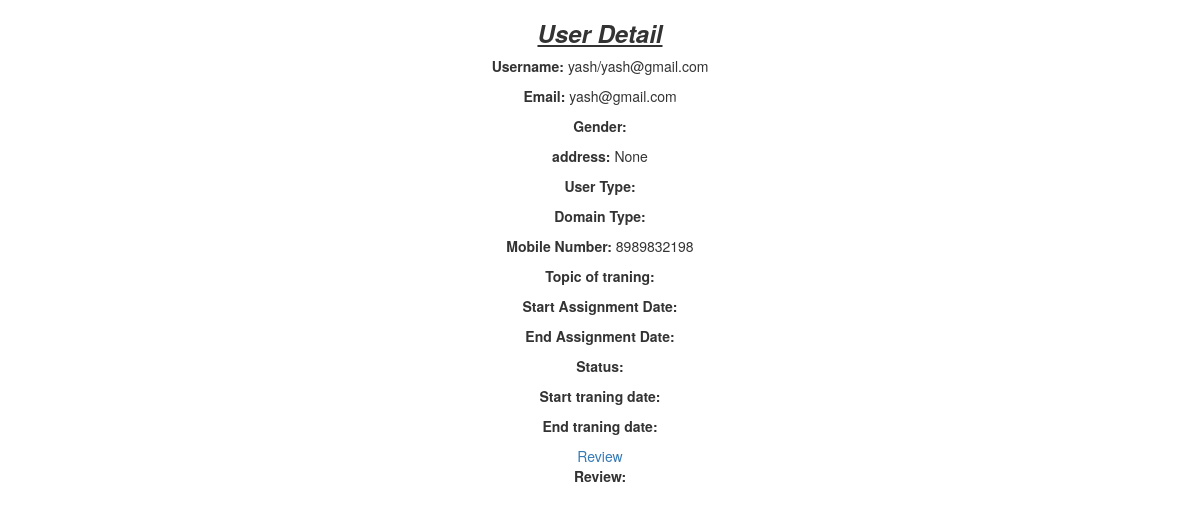
Before: /detail/2/ with the older database file.
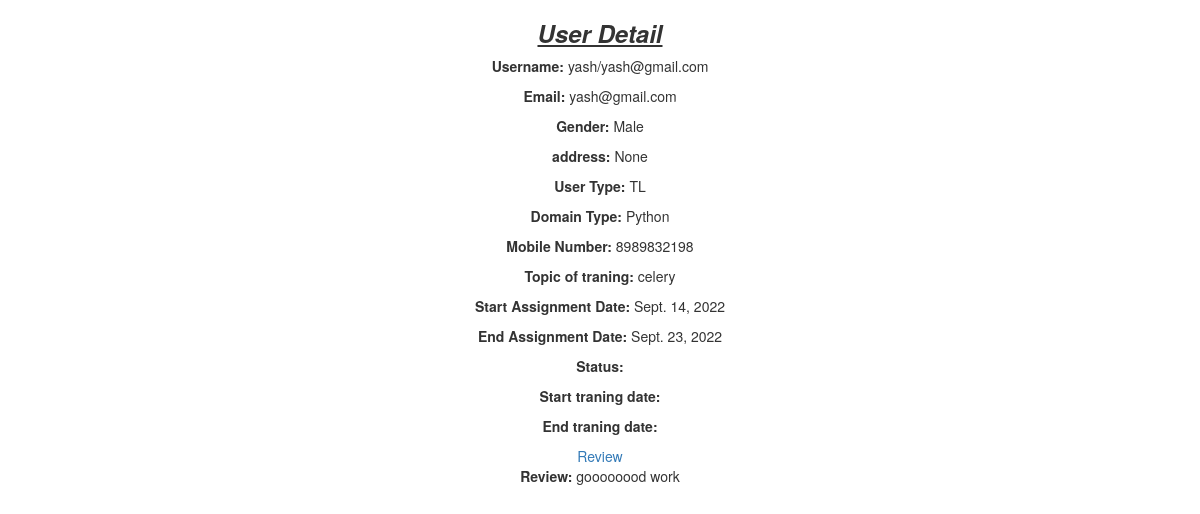
After: the same page with the newer database file.
### core/models.py (models this page shows, shortened)
class User(AbstractUser):
    mobile_number = models.CharField(
        max_length=40, unique=True, blank=False, null=False, db_index=True
    )
    address = models.CharField(max_length=255, blank=True, null=True)
    field_type = models.CharField(choices=STATE_CHOICE, max_length=50)
    User_type = models.CharField(choices=STATE_CHOICE2, max_length=50)
    assigned_client = models.CharField(max_length=100)
    DOB = models.DateField(null=True,blank=True)
    gender = models.CharField(choices=STATE_CHOICE1, max_length=50)
    def __str__(self):
        return f"{self.first_name}/{self.email}"

class Assignment(models.Model):
    Start_traning_date = models.DateField(auto_now=False, auto_now_add=False)
    End_traning_date = models.DateField(auto_now=False, auto_now_add=False)
    Topic_of_assignment = models.CharField(max_length=50)
    user = models.ForeignKey(User,on_delete=models.CASCADE)

class Review(models.Model):
    review = models.TextField(max_length=100)
    user = models.ForeignKey(User,on_delete=models.CASCADE)

### core/views.py (the view)
# urls.py: path('detail/<int:pk>/',UserDetailView.as_view(),name='user-detail'),
class UserDetailView(View):
    def get(self,request,*args,**kwargs):
        if request.method == "GET":
            user_id=kwargs.get('pk')
            user = User.objects.filter(pk=user_id).last()
            assignment= Assignment.objects.filter(user_id=user_id).last()
            traning = Traning.objects.filter(user_id=user_id).last()
            review = Review.objects.filter(user_id=user_id).last()
            return render(request, 'core/user_detail_page.html', {'user':user,'assignment':assignment,'traning':traning,'review':review})

### core/templates/core/user_detail_page.html
{% extends 'core/base.html' %}
{%load static %}
{% block content %}
<body>
	<center>
<h3><b><i><u>User Detail</u></i></b></h3>
<p><b>Username:</b> {{user}}</p>
<p><b>Email: </b>{{user.email}}</p>
<p><b>Gender:</b> {{user.gender}}</p>
<p><b>address: </b>{{user.address}}</p>
<p><b>User Type: </b> {{user.User_type}}</p>
<p><b>Domain Type:</b> {{user.field_type}}</p>
<p><b>Mobile Number: </b>{{user.mobile_number}}</p>
<p><b>Topic of traning: </b> {{assignment.Topic_of_assignment}}</p>
<p><b>Start Assignment Date:</b> {{assignment.Start_traning_date}}</p>
<p><b>End Assignment Date:</b> {{assignment.End_traning_date}}</p>
<p><b>Status: </b>{{traning.status}}</p>
<p><b>Start traning date: </b> {{traning.Start_traning_date}}</p>
<p><b>End traning date:</b> {{traning.End_traning_date}}</p>
<a href="{% url 'core:review' %}">Review</a>
<p><b>Review: </b>{{review.review}}</p>
</center>
</body>
{% endblock %}

Changed rows visible on the page:
changed User "yash/yash@gmail.com": gender (not shown) → "Male"; User_type (not shown) → "TL"; field_type (not shown) → "Python"
added Assignment: Topic_of_assignment "celery", Start_traning_date "Sept. 14, 2022", End_traning_date "Sept. 23, 2022"
added Review: review "goooooood work"
